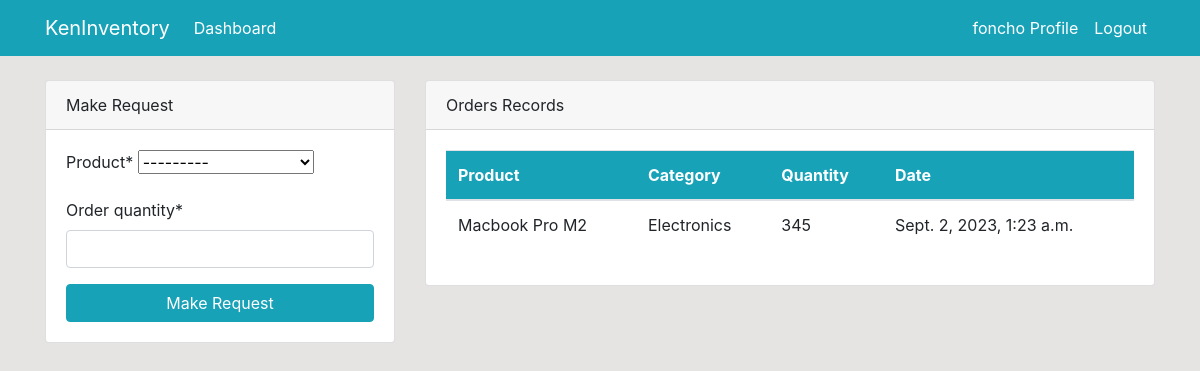
/dashboard/ (signed in), run on an earlier commit of the app's database.
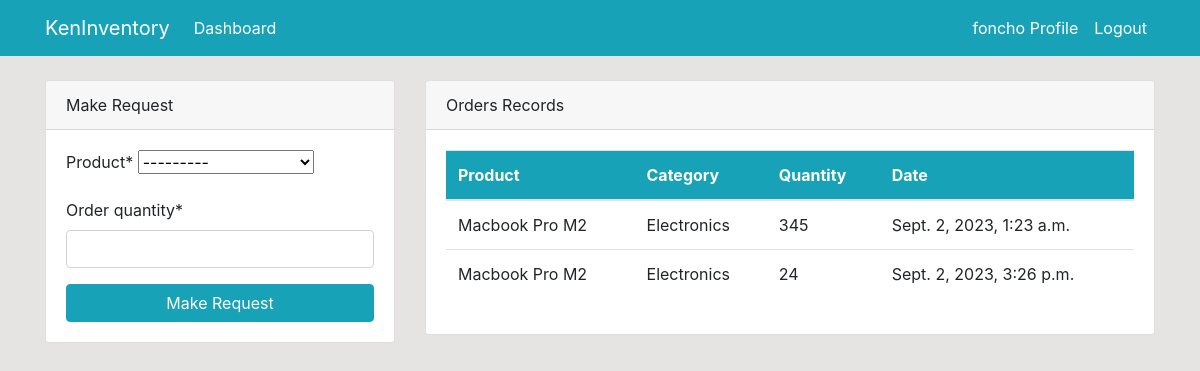
And on a later commit of the database.
### dashboard/models.py (models this page shows, shortened)
class Order(models.Model):
    product = models.ForeignKey(Product, on_delete=models.CASCADE, null=True)
    staff = models.ForeignKey(User, on_delete=models.CASCADE, null=True)
    order_quantity = models.PositiveSmallIntegerField(null=True)
    date = models.DateTimeField(auto_now_add=True, null=True)
    class Meta:
        verbose_name_plural = "Order"

class Product(models.Model):
    name = models.CharField(max_length=50, null=True)
    category = models.CharField(choices=CATEGORIES, max_length=20, null=True)
    quantity = models.PositiveSmallIntegerField(null=True)
    class Meta:
        verbose_name_plural = "Product"
    def __str__(self):
        return self.name

### dashboard/views.py (the view)
# urls.py: path("dashboard/", views.index, name="dashboard-index"),
@login_required
def index(request):
    orders = Order.objects.all()
    products = Product.objects.all()
    orders_count = Order.objects.all().count()
    workers_count = User.objects.all().count()
    items_count = Product.objects.all().count()
    if request.method == "POST":
        form = OrderForm(request.POST)
        if form.is_valid():
            instance = form.save(commit=False)
            instance.staff = request.user
            instance.save()
            return redirect("dashboard-index")
    else:
        form = OrderForm()
    context = {
        "orders": orders,
        "form": form,
        "products": products,
        "workers_count": workers_count,
        "orders_count": orders_count,
        "items_count": items_count,
    }
    return render(request, "dashboard/index.html", context)

### dashboard/forms.py
class OrderForm(forms.ModelForm):
    class Meta:
        model = Order
        fields = ["product", "order_quantity"]

### templates/dashboard/index.html (shortened to what the changed rows need)
{% extends 'partials/base.html' %}
{% block content %}
{% if user.is_authenticated and user.is_staff and user.is_superuser %}
{% include 'partials/topnav.html' %}
<div class="container">
    <div class="row my-5">
        <div class="col-md-6">
            <div class="bg-white">
                <canvas id="myChart1" width="400" height="300"></canvas>
                <script>
                    var ctx = document.getElementById('myChart1').getContext('2d');
                    var myChart1 = new Chart(ctx, {
                        type: 'pie',
                        data: {
                            labels: [{% for order in orders %} '{{ order.product.name }}', {% endfor %}],
                    datasets: [{
                        label: 'Orders',
                        data: [{% for order in orders %} {{ order.order_quantity }}, {% endfor %}],
                        backgroundColor: [
                            'rgba(255, 99, 132, 1)',
                            'rgba(54, 162, 235, 1)',
                            'rgba(255, 206, 86, 1)',
                            'rgba(75, 192, 192, 1)',
                            'rgba(153, 102, 255, 1)',
                            'rgba(255, 159, 64, 1)'
                        ],
                            borderColor: [
                                'rgba(255, 99, 132, 1)',
                                'rgba(54, 162, 235, 1)',
                                'rgba(255, 206, 86, 1)',
                                'rgba(75, 192, 192, 1)',
                                'rgba(153, 102, 255, 1)',
                                'rgba(255, 159, 64, 1)'
                            ],
                                borderWidth: 1
                    }]
                    },
                    options: {
                        scales: {
                            yAxes: [{
                                ticks: {
                                    beginAtZero: true
                                }
                            }]
                        }
                    }
                    });
                </script>
            </div>
        </div>
        <div class="col-md-6">
            <div class="bg-white">
                <canvas id="myChart" width="400" height="300"></canvas>
                <script>
                    var ctx = document.getElementById('myChart').getContext('2d');
                    var myChart = new Chart(ctx, {
                        type: 'bar',
                        data: {
                            labels: [{% for product in products %} '{{ product.name }}', {% endfor %}],
                    datasets: [{
                        label: 'Products',
                        data: [{% for product in products %} {{ product.quantity }}, {% endfor %}],
                        backgroundColor: [
                            'rgba(255, 99, 132, 1)',
                            'rgba(54, 162, 235, 1)',
                            'rgba(255, 206, 86, 1)',
                            'rgba(75, 192, 192, 1)',
                            'rgba(153, 102, 255, 1)',
                            'rgba(255, 159, 64, 1)'
                        ],
                            borderColor: [
                                'rgba(255, 99, 132, 1)',
                                'rgba(54, 162, 235, 1)',
                                'rgba(255, 206, 86, 1)',
                                'rgba(75, 192, 192, 1)',
                                'rgba(153, 102, 255, 1)',
                                'rgba(255, 159, 64, 1)'
                            ],
                                borderWidth: 1
                    }]
                        },
                    options: {
                        scales: {
                            yAxes: [{
                                ticks: {
                                    beginAtZero: true
                                }
                            }]
                        }
                    }
                    });
                </script>
            </div>
        </div>
    </div>
</div>
{% elif user.is_authenticated and user.is_staff %}
{% include 'dashboard/staff_index.html' %}
{% elif user.is_authenticated %}
{% include 'dashboard/user_index.html' %}
{% endif %}
{% endblock %}

### templates/dashboard/staff_index.html (shortened to what this page needs)
{% load crispy_forms_tags %}
<div class="container">
    <div>
        <div class="row mt-4">
            <div class="col-md-4">
                <div class="card">
                    <div class="card-header">
                        Make Request
                    </div>
                    <div class="card-body">
                        <form method="POST">
                            {{ form|crispy }}
                            <input class="btn btn-info btn-block" type="submit" value="Make Request">
                        </form>
                    </div>
                </div>
            </div>
            <div class="col-md-8">
                <div class="card">
                    <div class="card-header">
                        Orders Records
                    </div>
                    <div class="card-body">
                        <table class="table bg-white">
                            <thead class="bg-info text-white">
                                <tr>
                                    <th scope="col">Product</th>
                                    <th scope="col">Category</th>
                                    <th scope="col">Quantity</th>
                                    <th scope="col">Date</th>
                                </tr>
                            </thead>
                            <tbody>
                                {% for order in orders %}
                                {% if order.staff == user %}
                                <tr>
                                    <td>{{ order.product }}</td>
                                    <td>{{ order.product.category }}</td>
                                    <td>{{ order.order_quantity }}</td>
                                    <td>{{ order.date }}</td>
                                </tr>
                                {% endif %}
                                {% endfor %}
                            </tbody>
                        </table>
                    </div>
                </div>
            </div>
        </div>
    </div>
</div>

What changed in the data, as far as the page shows it:
added Order: product "Macbook Pro M2", product.category "Electronics", order_quantity "24", date "Sept. 2, 2023, 3:26 p.m."
